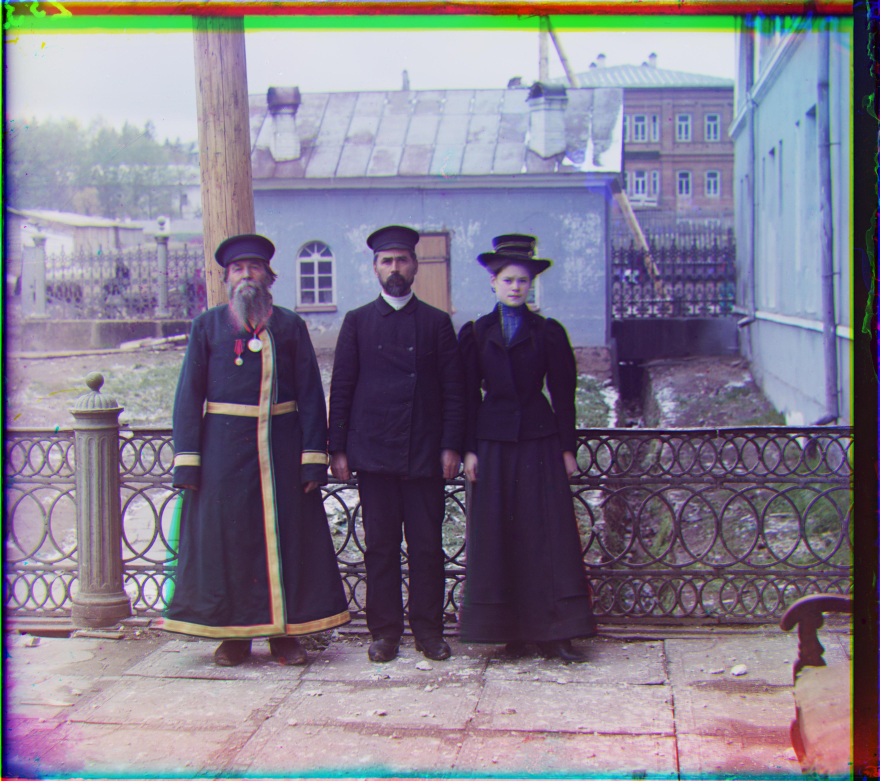
#> input picture images/three_generations.jpg, 3517 x 3121 px, given in place of three_generations.tif, which was not available (shown at 1/4 size)
$ python main.py
#> lines starting #> are read from the running program, lines starting #| are printed output that depends on the picture; pictures that were not available may be replaced by others from this repository, and a replacement may not be noted
# Kidd Pham
# colorize_skel.py
# 12 September 2025

import numpy as np
import skimage.io as skio
import skimage as sk
import imageio.v3 as iio
from skimage.color import rgb2gray
from skimage.transform import resize

def loadAndSplit(imagePath) -> tuple[np.ndarray, np.ndarray, np.ndarray]:
#> called with imagePath = 'cs180_proj1_data/three_generations.tif'
    image = skio.imread(imagePath)
#> image is the input picture: shape (3121, 3517, 3); mean R, G, B 128.8, 122.1, 138.6

    image = sk.img_as_float(image).astype(np.float32, copy=False)
    if image.ndim == 3:
        image = rgb2gray(image).astype(np.float32, copy=False)
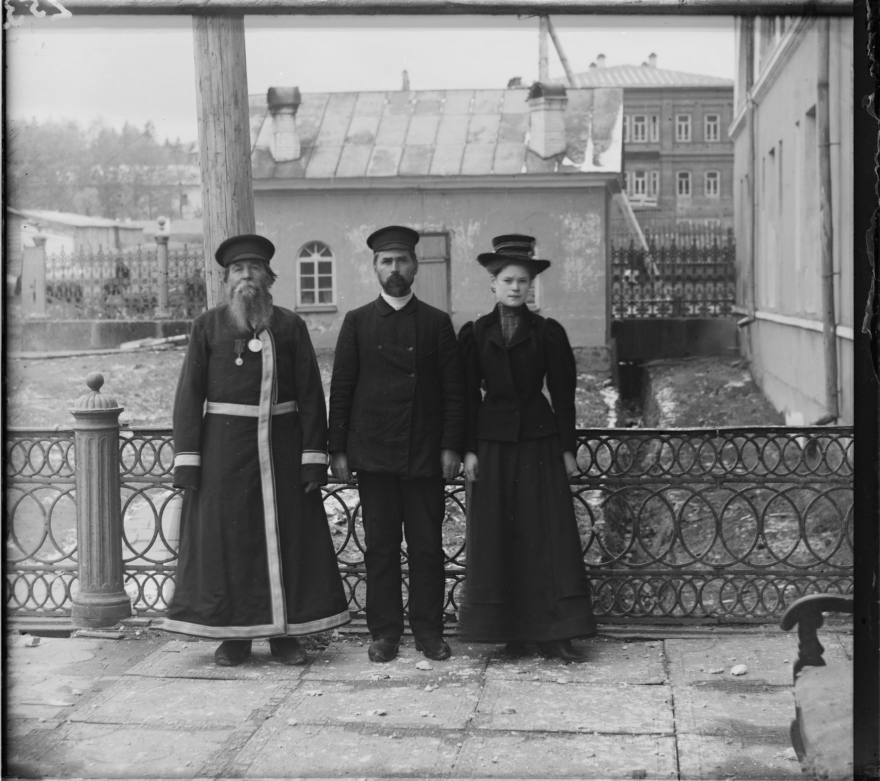
#> image: shape (3121, 3517) float32 (shown at 1/4 size); min 0, max 0.945, mean 0.489
    image = trimImageBorders(image)

    # [4 lines of commented-out code are left out]
    height = (image.shape[0] // 3) * 3
    image = image[:height]
    blue, green, red = np.array_split(image, 3, axis=0)

    return blue, green, red

#range-based trimming
"""
def trim_image_borders(image) -> np.ndarray:
    height, width = image.shape
    MAX_Y = int(0.15 * height)
    MAX_X = int(0.15 * width)

    def topL_nonflat(arr, limit):
        tolerance = 0.02
        for i in range(limit):
            if arr[i] >= tolerance:
                return i
        return limit
    def botR_nonflat(arr, limit):
        tolerance = 0.02
        for i in range(limit):
            if arr[-i - 1] >= tolerance:
                return i
        return limit

    rowRange = image.max(axis=1) - image.min(axis=1)
    colRange = image.max(axis=0) - image.min(axis=0)
    topEdge = topL_nonflat(rowRange, MAX_Y)
    botEdge = botR_nonflat(rowRange, MAX_Y)
    leftEdge = topL_nonflat(colRange, MAX_X)
    rightEdge = botR_nonflat(colRange, MAX_X)

    return image[topEdge:height - botEdge, leftEdge:width - rightEdge]
"""

#std-based trimming
def trimImageBorders(image) -> np.ndarray:
    height, width = image.shape
#> height = 3121; width = 3517
    maxY = int(0.05 * height)  # Even less trimming
#> maxY = 156
    maxX = int(0.05 * width)
#> maxX = 175

    # Cut out 10% of images on all sides then compute the std of each each row/column
    sideMargin = max(1, int(0.02 * width))  # Minimal margins
#> sideMargin = 70
    rowStd = image[:, sideMargin:width - sideMargin].std(axis=1)
#> rowStd = 3121 values, max 0.248 at index 1584, min 0.0811 at index 2790, mean 0.163
    topBottomMargin = max(1, int(0.02 * height))
#> topBottomMargin = 62
    colStd = image[topBottomMargin:height - topBottomMargin].std(axis=0)
#> colStd = 3517 values, max 0.296 at index 1575, min 0.0145 at index 3445, mean 0.21

    # Cut out a middle portion of the image and compute the median of the std in that portion
    # Then, set the threshold as 0.25 of each median. This will be used to locate "edges"
    rowMid = rowStd[height // 4:3 * height // 4]
#> rowMid = 1560 values, max 0.248 at index 804, min 0.0842 at index 45, mean 0.188
    colMid = colStd[width // 4:3 * width // 4]
#> colMid = 1758 values, max 0.296 at index 696, min 0.191 at index 95, mean 0.259
    thresholdRow = 0.5 * np.median(rowMid)  # Higher threshold = less trimming
#> thresholdRow = 0.0973
    thresholdCol = 0.5 * np.median(colMid)
#> thresholdCol = 0.132

    # Scan from top, bottom, left, right to find edges, looking for a run of 3 streak of above the threshold
    # Counts above threshold if the std of that specific array is above the threshold
    contentBorder = 1  # Shorter run requirement
    def scanForward(arr, limit, thr) -> int:
#> called with arr = array of shape (3121,), limit = 156, thr = 0.0973
        run = 0
        for i in range(min(limit, arr.size)):
            run = run + 1 if arr[i] > thr else 0
            if run >= contentBorder:
                return max(0, i - contentBorder + 1)
#> this loop made 1 pass
#> run on pass 1: 1
        return min(limit, arr.size)

    def scanBackward(arr, limit, thr) -> int:
        run = 0
        for i in range(min(limit, arr.size)):
            run = run + 1 if arr[-1 - i] > thr else 0
            if run >= contentBorder:
                return max(0, i - contentBorder + 1)
        return min(limit, arr.size)

    # plug n chug
    topEdge = scanForward(rowStd, maxY, thresholdRow)
#> topEdge = 0
    bottomEdge = scanBackward(rowStd, maxY, thresholdRow)
#> the loop in scanBackward, `for i in range(min(limit, arr.size)):` made 1 pass
#> bottomEdge = 0
    leftEdge = scanForward(colStd, maxX, thresholdCol)
#> the loop in scanForward, `for i in range(min(limit, arr.size)):` made 6 passes
#> run on passes 1 to 6: 0, 0, 0, 0, 0, 1
#> leftEdge = 5
    rightEdge = scanBackward(colStd, maxX, thresholdCol)
#> rightEdge = 106

    return image[topEdge:height - bottomEdge, leftEdge:width - rightEdge]

# [59 lines left out: function bestShift, not called in this run]

# clean the edges after gigachad alignment
def cropOverlap(blue, green, red, shiftGreen, shiftRed) -> tuple[np.ndarray, np.ndarray, np.ndarray]:
    height, width = blue.shape
    greenRowChange, greenColChange = shiftGreen
    redRowChange, redColChange = shiftRed

    topEdge = max(0, greenRowChange, redRowChange)
    bottomEdge = min(height, height + min(greenRowChange, redRowChange))
    leftEdge = max(0, greenColChange, redColChange)
    rightEdge = min(width, width + min(greenColChange, redColChange))

    newBlue = blue[topEdge:bottomEdge, leftEdge:rightEdge]

    if greenRowChange != 0 or greenColChange != 0:
        newGreen = np.roll(green, (greenRowChange, greenColChange), (0, 1))[topEdge:bottomEdge, leftEdge:rightEdge]
    else:
        newGreen = green[topEdge:bottomEdge, leftEdge:rightEdge]

    if redRowChange != 0 or redColChange != 0:
        newRed = np.roll(red, (redRowChange, redColChange), (0, 1))[topEdge:bottomEdge, leftEdge:rightEdge]
    else:
        newRed = red[topEdge:bottomEdge, leftEdge:rightEdge]

    return newBlue, newGreen, newRed

# plug n chug
# [8 lines left out: function alignSingleScale, not called in this run]

#alignSingleScale("cs180_proj1_data/cathedral.jpg", "cathedral.jpg")
#alignSingleScale("cs180_proj1_data/monastery.jpg", "monastery_aligned.jpg")
#alignSingleScale("cs180_proj1_data/tobolsk.jpg", "tobolsk_aligned.jpg")

def bestShiftPyramid(referenceImage, currentImage) -> tuple[int, int]:
    # Build proper multi-level pyramid
    ref = referenceImage.astype(np.float32, copy=False)
    img = currentImage.astype(np.float32, copy=False)

    # Build pyramid levels using recursive downsampling
    refs = [ref]
    imgs = [img]

    # Create multiple levels until image is small enough
    while min(refs[-1].shape) > 100:
        # Downsample by factor of 2
        prev_ref = refs[-1]
        prev_img = imgs[-1]

        new_ref = prev_ref[::2, ::2]
        new_img = prev_img[::2, ::2]

        refs.append(new_ref)
        imgs.append(new_img)
#> after the loop, imgs = 5 items; refs = 5 items

    # Start at coarsest level (last in list)
    coarse_level = len(refs) - 1
#> coarse_level = 4

    # Initial search at coarsest level with large window
    def searchAtLevel(ref_level, img_level, center_dy=0, center_dx=0, search_radius=15):
        cropFraction = 0.3

        # Crop images to focus on center content
        def centralCropFraction(im, frac) -> np.ndarray:
#> called with frac = 0.3
            height, width = im.shape
#> height = 65; width = 213
            dh = int(height * frac); dw = int(width * frac)
#> after `dh = int(height * frac)`: dh = 19
#> after `dw = int(width * frac)`: dw = 63
            if dh == 0 or dw == 0:
                return im
            return im[dh:height - dh, dw:width - dw]
#> returned value: shape (27, 87) float32

        def overlapViews(a, b, dy, dx) -> tuple[np.ndarray | None, np.ndarray | None]:
            h, w = a.shape
            y0a = max(0, dy)
            y0b = max(0, -dy)
            x0a = max(0, dx)
            x0b = max(0, -dx)
            heightOverlap = min(h - y0a, h - y0b)
            widthOverlap = min(w - x0a, w - x0b)
            if heightOverlap <= 0 or widthOverlap <= 0:
                return None, None
            return a[y0a:y0a + heightOverlap, x0a:x0a + widthOverlap], b[y0b:y0b + heightOverlap, x0b:x0b + widthOverlap]

        refCropped = centralCropFraction(ref_level, cropFraction)
        curCropped = centralCropFraction(img_level, cropFraction)
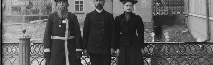
#> img_level: shape (65, 213) float32; min 0.0236, max 0.886, mean 0.366

        def nccScore(a: np.ndarray, b: np.ndarray) -> float:
            aZero = a - a.mean()
            bZero = b - b.mean()
            na = np.linalg.norm(aZero)
            nb = np.linalg.norm(bZero)
            if na == 0.0 or nb == 0.0:
                return -np.inf
            return float((aZero * bZero).sum() / (na * nb))

        bestDy, bestDx, bestScore = center_dy, center_dx, -np.inf

        # Search in window around center
        for rowOffset in range(center_dy - search_radius, center_dy + search_radius + 1):
            for colOffset in range(center_dx - search_radius, center_dx + search_radius + 1):
                viewRef, viewCur = overlapViews(refCropped, curCropped, rowOffset, colOffset)
                if viewRef is None:
                    continue
                score = nccScore(viewRef, viewCur)
                if score > bestScore:
                    bestDy, bestDx, bestScore = rowOffset, colOffset, score
#> this loop made 31 passes

        return bestDy, bestDx

    # Search at coarsest level with large window
    dy, dx = searchAtLevel(refs[coarse_level], imgs[coarse_level], 0, 0, 15)

    # Refine through pyramid levels
    for level in range(coarse_level - 1, -1, -1):
        # Scale up the displacement estimate
        dy *= 2
        dx *= 2

        # Refine with smaller search window around scaled estimate
        search_radius = 3 if level > 0 else 2
        dy, dx = searchAtLevel(refs[level], imgs[level], dy, dx, search_radius)

    return dy, dx

def alignPyramid(imagePath, outputPath) -> None:
    import time
    start = time.time()

    blue, green, red = loadAndSplit(imagePath)
    print(f"Image size: {blue.shape}, Load time: {time.time() - start:.2f}s")

    t1 = time.time()
    greenDy, greenDx = bestShiftPyramid(blue, green)
    print(f"Green alignment: {time.time() - t1:.2f}s")

    t2 = time.time()
    redDy, redDx = bestShiftPyramid(blue, red)
#> in searchAtLevel (call 6), `curCropped = centralCropFraction(img_level, cropFraction)`:
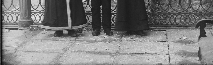
#> img_level: shape (65, 213) float32; min 0.0212, max 0.894, mean 0.49
    print(f"Red alignment: {time.time() - t2:.2f}s")

    newBlue, newGreen, newRed = cropOverlap(blue, green, red, (greenDy, greenDx), (redDy, redDx))
#> in cropOverlap, `newBlue = blue[topEdge:bottomEdge, leftEdge:rightEdge]`:
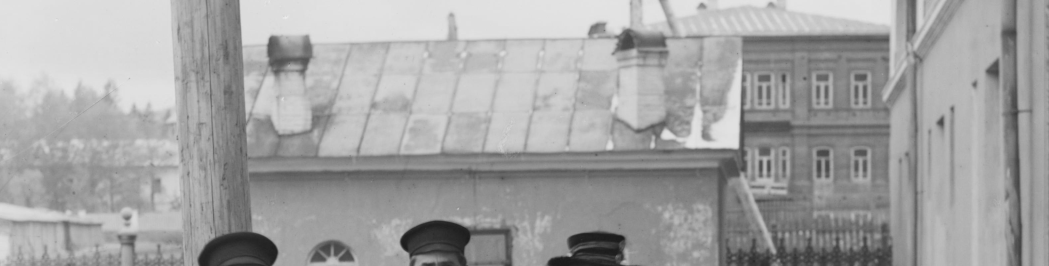
#> newBlue: shape (798, 3145) float32 (shown at 1/3 size); min 0.0899, max 0.945, mean 0.641
#> in cropOverlap, `newGreen = np.roll(green, (greenRowChange, greenColChange), (0, 1))[to..`:
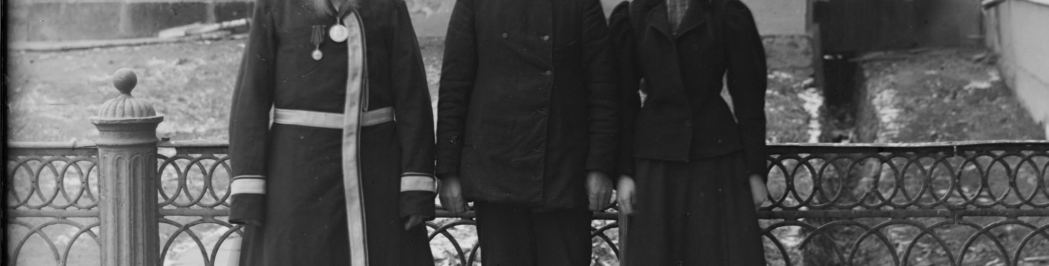
#> newGreen: shape (798, 3145) float32 (shown at 1/3 size); min 0, max 0.904, mean 0.317
#> in cropOverlap, `newRed = np.roll(red, (redRowChange, redColChange), (0, 1))[topEdge:bo..`:
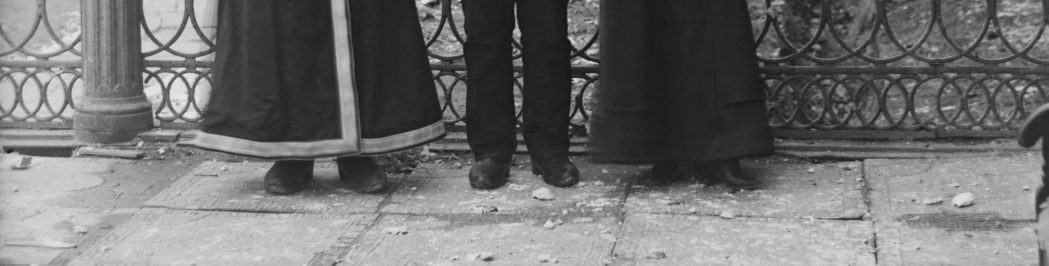
#> newRed: shape (798, 3145) float32 (shown at 1/3 size); min 0.0735, max 0.903, mean 0.444
    rgb = np.dstack([newRed, newGreen, newBlue])
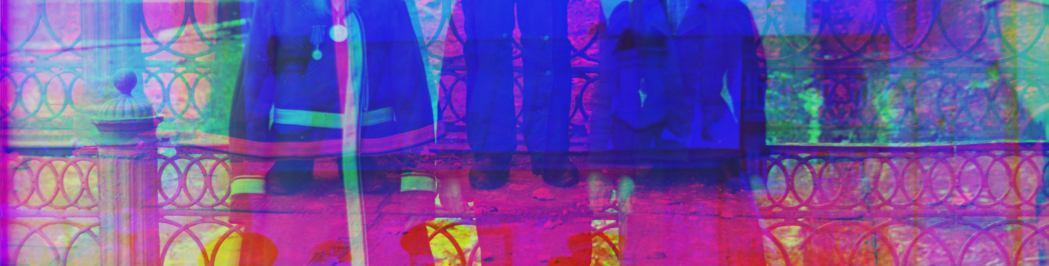
#> rgb: shape (798, 3145, 3) float32 (shown at 1/3 size); mean of channels 0, 1, 2 0.445, 0.316, 0.641; drawn as R, G, B
    iio.imwrite(outputPath, (np.clip(rgb, 0, 1) * 255).astype(np.uint8))
    print(f"Total time: {time.time() - start:.2f}s")
    print("Image G shifted by :", (greenDy, greenDx), "Image R shifted by :", (redDy, redDx))
#| Image G shifted by : (0, 261) Image R shifted by : (242, 200)


if __name__ == "__main__":
    alignPyramid("cs180_proj1_data/three_generations.tif", "three_generations_pyr.jpg")
    # [4 lines of commented-out code are left out]

$ run again, with images/monastery_aligned.jpg copied over images/three_generations.jpg
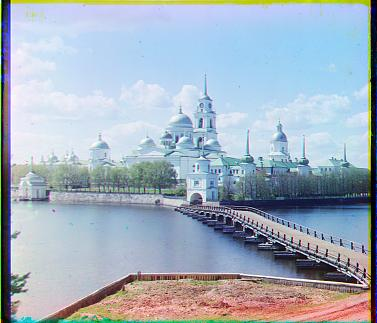
#> input picture images/monastery_aligned.jpg, 377 x 323 px, given in place of three_generations.tif, which was not available
#> in loadAndSplit, image is the input picture: shape (323, 377, 3); mean R, G, B 162.5, 175.8, 189
#> in loadAndSplit, `image = rgb2gray(image).astype(np.float32, copy=False)`:
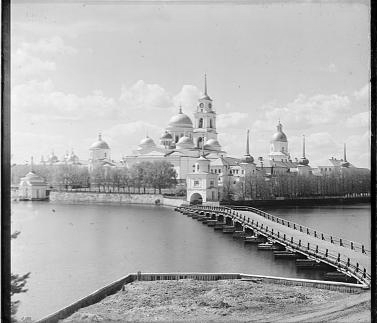
#> image: shape (323, 377) float32; min 0.000565, max 0.999, mean 0.682
#> rowStd = 323 values, max 0.269 at index 202, min 0.045 at index 79, mean 0.13
#> colStd = 377 values, max 0.257 at index 299, min 0.0235 at index 373, mean 0.173
#> rowMid = 162 values, max 0.269 at index 122, min 0.0478 at index 0, mean 0.139
#> colMid = 188 values, max 0.248 at index 178, min 0.126 at index 43, mean 0.176
#> thresholdRow = 0.0675
#> thresholdCol = 0.0795
#> the loop in scanForward, `for i in range(min(limit, arr.size)):` made 1 pass
#> run on pass 1: 1
#> topEdge = 0
#> the loop in scanBackward, `for i in range(min(limit, arr.size)):` made 1 pass
#> the loop in scanForward, `for i in range(min(limit, arr.size)):` made 2 passes
#> run on passes 1 to 2: 0, 1
#> leftEdge = 1
#> the loop in scanBackward, `for i in range(min(limit, arr.size)):` made 7 passes
#> rightEdge = 6
#> after the loop in bestShiftPyramid, `while min(refs[-1].shape) > 100:`: imgs = 2 items
#> coarse_level = 1
#> the loop in searchAtLevel, `for rowOffset in range(center_dy - search_radius, center_dy + search_r..` made 31 passes
#> in alignPyramid, `iio.imwrite(outputPath, (np.clip(rgb, 0, 1) * 255).astype(np.uint8))`:
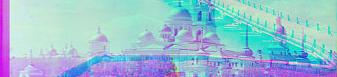
#> saved as three_generations_pyr.jpg: shape (77, 337, 3); mean R, G, B 153.8, 191.1, 209.1
#| Image G shifted by : (30, 32) Image R shifted by : (25, -1)

$ run again, with images/tobolsk_aligned.jpg copied over images/three_generations.jpg
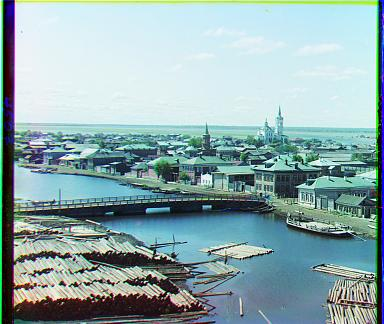
#> input picture images/tobolsk_aligned.jpg, 384 x 324 px, given in place of three_generations.tif, which was not available
#> in loadAndSplit, image is the input picture: shape (324, 384, 3); mean R, G, B 142.6, 169.7, 171.7
#> in loadAndSplit, `image = rgb2gray(image).astype(np.float32, copy=False)`:
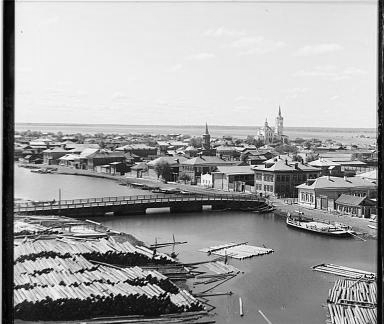
#> image: shape (324, 384) float32; min 0, max 0.998, mean 0.643
#> rowStd = 324 values, max 0.276 at index 175, min 0.106 at index 128, mean 0.179
#> colStd = 384 values, max 0.328 at index 172, min 0.0177 at index 4, mean 0.26
#> rowMid = 162 values, max 0.276 at index 94, min 0.106 at index 47, mean 0.186
#> colMid = 192 values, max 0.328 at index 76, min 0.222 at index 177, mean 0.282
#> thresholdRow = 0.0993
#> thresholdCol = 0.139
#> the loop in scanForward, `for i in range(min(limit, arr.size)):` made 1 pass
#> run on pass 1: 1
#> topEdge = 0
#> the loop in scanBackward, `for i in range(min(limit, arr.size)):` made 1 pass
#> the loop in scanForward, `for i in range(min(limit, arr.size)):` made 3 passes
#> run on passes 1 to 3: 0, 0, 1
#> leftEdge = 2
#> the loop in scanBackward, `for i in range(min(limit, arr.size)):` made 6 passes
#> rightEdge = 5
#> after the loop in bestShiftPyramid, `while min(refs[-1].shape) > 100:`: imgs = 2 items
#> coarse_level = 1
#> the loop in searchAtLevel, `for rowOffset in range(center_dy - search_radius, center_dy + search_r..` made 31 passes
#> in alignPyramid, `iio.imwrite(outputPath, (np.clip(rgb, 0, 1) * 255).astype(np.uint8))`:
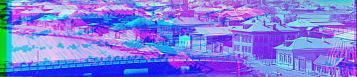
#> saved as three_generations_pyr.jpg: shape (77, 357, 3); mean R, G, B 125.9, 123.2, 227.1
#| Image G shifted by : (-31, -14) Image R shifted by : (-22, 6)
